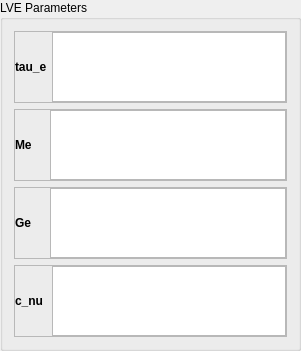
  <widget class="QGroupBox" name="groupBox">
   <property name="geometry">
    <rect>
     <x>10</x>
     <y>230</y>
     <width>301</width>
     <height>201</height>
    </rect>
   </property>
   <property name="title">
    <string>LVE Parameters</string>
   </property>
   <layout class="QVBoxLayout" name="verticalLayout_5">
    <item>
     <widget class="QFrame" name="frame_16">
      <property name="frameShape">
       <enum>QFrame::StyledPanel</enum>
      </property>
      <property name="frameShadow">
       <enum>QFrame::Raised</enum>
      </property>
      <layout class="QHBoxLayout" name="horizontalLayout_12">
       <property name="spacing">
        <number>5</number>
       </property>
       <property name="leftMargin">
        <number>0</number>
       </property>
       <property name="topMargin">
        <number>0</number>
       </property>
       <property name="rightMargin">
        <number>0</number>
       </property>
       <property name="bottomMargin">
        <number>0</number>
       </property>
       <item>
        <widget class="QLabel" name="label_15">
         <property name="maximumSize">
          <size>
           <width>16777215</width>
           <height>16777215</height>
          </size>
         </property>
         <property name="font">
          <font>
           <weight>75</weight>
           <bold>true</bold>
          </font>
         </property>
         <property name="text">
          <string>tau_e</string>
         </property>
        </widget>
       </item>
       <item>
        <widget class="QTextEdit" name="textEdit_11">
         <property name="readOnly">
          <bool>true</bool>
         </property>
        </widget>
       </item>
      </layout>
     </widget>
    </item>
    <item>
     <widget class="QFrame" name="frame_17">
      <property name="frameShape">
       <enum>QFrame::StyledPanel</enum>
      </property>
      <property name="frameShadow">
       <enum>QFrame::Raised</enum>
      </property>
      <layout class="QHBoxLayout" name="horizontalLayout_13">
       <property name="spacing">
        <number>5</number>
       </property>
       <property name="leftMargin">
        <number>0</number>
       </property>
       <property name="topMargin">
        <number>0</number>
       </property>
       <property name="rightMargin">
        <number>0</number>
       </property>
       <property name="bottomMargin">
        <number>0</number>
       </property>
       <item>
        <widget class="QLabel" name="label_16">
         <property name="maximumSize">
          <size>
           <width>16777215</width>
           <height>16777215</height>
          </size>
         </property>
         <property name="font">
          <font>
           <weight>75</weight>
           <bold>true</bold>
          </font>
         </property>
         <property name="text">
          <string>Me    </string>
         </property>
        </widget>
       </item>
       <item>
        <widget class="QTextEdit" name="textEdit_12">
         <property name="readOnly">
          <bool>true</bool>
         </property>
        </widget>
       </item>
      </layout>
     </widget>
    </item>
    <item>
     <widget class="QFrame" name="frame_19">
      <property name="frameShape">
       <enum>QFrame::StyledPanel</enum>
      </property>
      <property name="frameShadow">
       <enum>QFrame::Raised</enum>
      </property>
      <layout class="QHBoxLayout" name="horizontalLayout_15">
       <property name="spacing">
        <number>5</number>
       </property>
       <property name="leftMargin">
        <number>0</number>
       </property>
       <property name="topMargin">
        <number>0</number>
       </property>
       <property name="rightMargin">
        <number>0</number>
       </property>
       <property name="bottomMargin">
        <number>0</number>
       </property>
       <item>
        <widget class="QLabel" name="label_18">
         <property name="maximumSize">
          <size>
           <width>16777215</width>
           <height>16777215</height>
          </size>
         </property>
         <property name="font">
          <font>
           <weight>75</weight>
           <bold>true</bold>
          </font>
         </property>
         <property name="text">
          <string>Ge    </string>
         </property>
        </widget>
       </item>
       <item>
        <widget class="QTextEdit" name="textEdit_14">
         <property name="readOnly">
          <bool>true</bool>
         </property>
        </widget>
       </item>
      </layout>
     </widget>
    </item>
    <item>
     <widget class="QFrame" name="frame_18">
      <property name="frameShape">
       <enum>QFrame::StyledPanel</enum>
      </property>
      <property name="frameShadow">
       <enum>QFrame::Raised</enum>
      </property>
      <layout class="QHBoxLayout" name="horizontalLayout_14">
       <property name="spacing">
        <number>5</number>
       </property>
       <property name="leftMargin">
        <number>0</number>
       </property>
       <property name="topMargin">
        <number>0</number>
       </property>
       <property name="rightMargin">
        <number>0</number>
       </property>
       <property name="bottomMargin">
        <number>0</number>
       </property>
       <item>
        <widget class="QLabel" name="label_17">
         <property name="maximumSize">
          <size>
           <width>16777215</width>
           <height>16777215</height>
          </size>
         </property>
         <property name="font">
          <font>
           <weight>75</weight>
           <bold>true</bold>
          </font>
         </property>
         <property name="text">
          <string>c_nu </string>
         </property>
        </widget>
       </item>
       <item>
        <widget class="QTextEdit" name="textEdit_13">
         <property name="readOnly">
          <bool>true</bool>
         </property>
        </widget>
       </item>
      </layout>
     </widget>
    </item>
   </layout>
  </widget>
